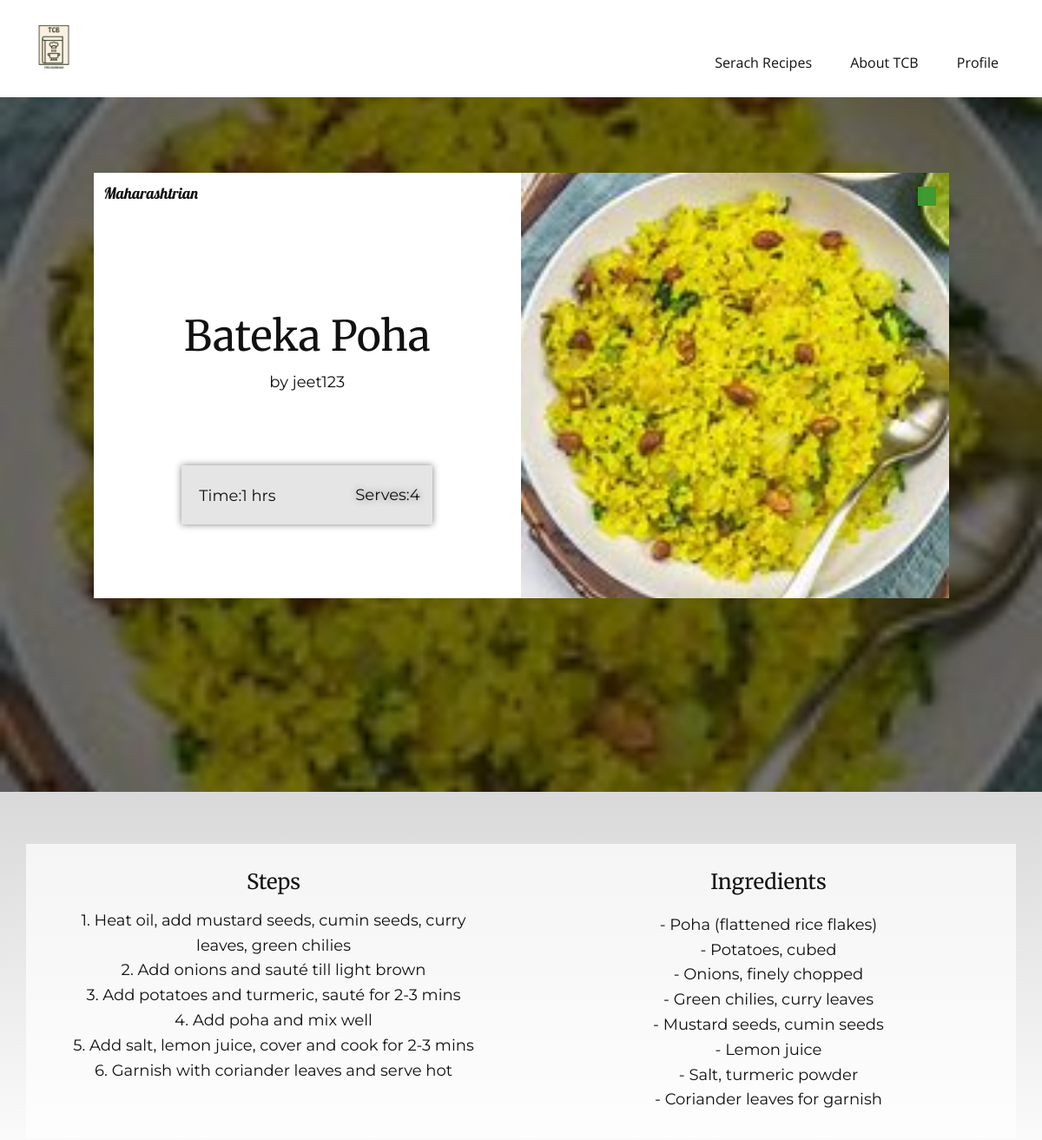
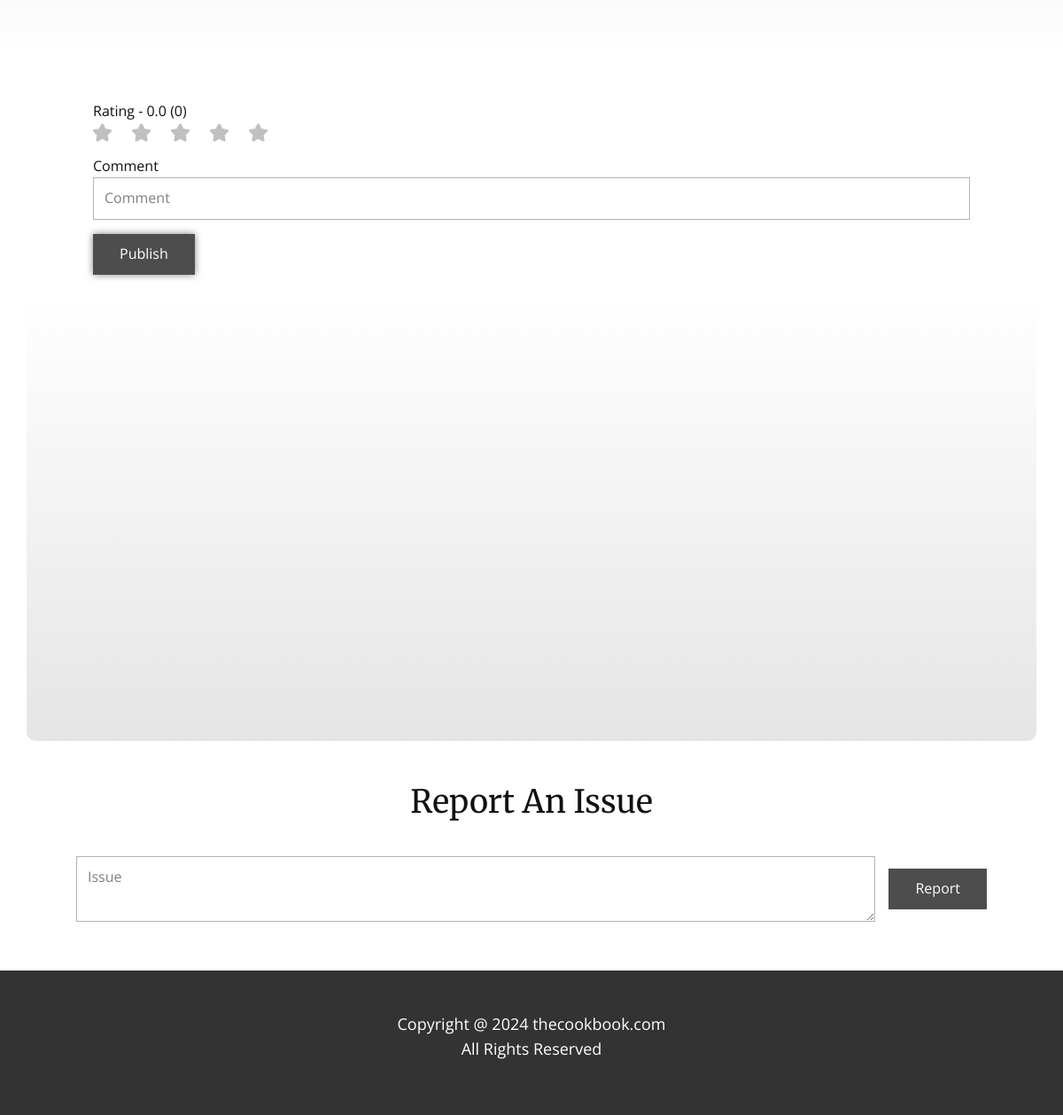
Screenshot of /vrecipe/7/ (signed in) with the database file from the repository (2 pictures, top to bottom).
### TCB/models.py (models this page shows)
class Recipe(models.Model):
    recipe_id = models.AutoField(primary_key=True)
    user = models.ForeignKey(User, on_delete=models.CASCADE)
    recipe_name = models.CharField(max_length=100)
    recipe_image = models.ImageField(upload_to='static/recipe_images/')
    recipe_steps = models.TextField()
    ingredients = models.TextField()
    cooking_time = models.CharField(max_length=100)
    serving = models.IntegerField()
    cuisine = models.ForeignKey(Cuisine, on_delete=models.CASCADE)
    category = models.ForeignKey(Category, on_delete=models.CASCADE)
    rating = models.FloatField(default=0)
    count = models.IntegerField(default=0)
    veg = models.BooleanField()

class Cuisine(models.Model):
    cuisine_id = models.AutoField(primary_key=True)
    cuisine_name = models.CharField(max_length=100)

### TCB/views.py (the view)
# urls.py: path('vrecipe/<int:recipe_id>/',views.vrecipe,name="vrecipe"),
@login_required(login_url='/login')
def vrecipe(request,recipe_id):
    recipe = get_object_or_404(Recipe, recipe_id=recipe_id)
    user = request.user
    comment = Comment.objects.filter(user=user,recipe=recipe).first()
    all_comments = Comment.objects.filter(recipe=recipe)
    paginator = Paginator(all_comments,3)
    page_number = request.GET.get('page')
    try:
        comments = paginator.page(page_number)
    except PageNotAnInteger:
        comments = paginator.page(1)
    except EmptyPage:
        comments = paginator.page(paginator.num_pages)
    context={
        'recipe' : recipe,
        'comment' : comment,
        'comments' : comments,
    }
    return render(request,"vrecipe.html",context)

### templates/vrecipe.html (shortened to what this page needs)
{% load static %}
<!DOCTYPE html>
<html style="font-size: 16px;" lang="en">
  <head>
    <link rel="stylesheet" href="{% static 'nicepage.css' %}" media="screen" />
    <link rel="stylesheet" href="{% static 'vrecipe.css' %}" media="screen" />
  </head>
  <body data-path-to-root="./" data-include-products="false" class="u-body u-xl-mode" data-lang="en">
    <header class="u-clearfix u-header u-header" id="sec-2ef3">
      <div class="u-clearfix u-sheet u-sheet-1">
        <a href="/" class="u-image u-logo u-image-1" title="home"><img src="{% static 'images/TCB_transparent.png' %}" class="u-logo-image u-logo-image-1" /></a>
        <nav class="u-menu u-menu-dropdown u-offcanvas u-menu-1">
          <div class="u-custom-menu u-nav-container">
            <ul class="u-nav u-unstyled u-nav-1">
              {% if user.is_authenticated %}
                <li class="u-nav-item">
                  <a class="u-button-style u-nav-link u-text-active-palette-1-base u-text-hover-palette-2-base" href="/" style="padding: 10px 20px;">Serach Recipes</a>
                </li>
              {% endif %}
              <li class="u-nav-item">
                <a class="u-button-style u-nav-link u-text-active-palette-1-base u-text-hover-palette-2-base" href="/aboutus" style="padding: 10px 20px;">About TCB</a>
              </li>
              {% if user.is_authenticated %}
                <li class="u-nav-item">
                  <a class="u-button-style u-nav-link u-text-active-palette-1-base u-text-hover-palette-2-base" style="padding: 10px 20px;">Profile</a>
                </li>
              {% endif %}
            </ul>
          </div>
        </nav>
      </div>
    </header>
    <section class="u-clearfix u-image u-shading u-section-1" id="sec-3f03" data-image-width="1280" data-image-height="862">
      <div class="u-clearfix u-sheet u-valign-middle-xs u-sheet-1">
        <div class="data-layout-selected u-clearfix u-expanded-width-sm u-expanded-width-xs u-gutter-0 u-layout-wrap u-layout-wrap-1">
          <div class="u-layout" style="">
            <div class="u-layout-row" style="">
              <div class="u-align-center u-container-style u-layout-cell u-left-cell u-size-30 u-size-xs-60 u-white u-layout-cell-1" src="">
                <div class="u-container-layout u-container-layout-1">
                  <p class="u-align-center u-custom-font u-font-lobster u-text u-text-default u-text-1">{{recipe.cuisine.cuisine_name}}</p>
                  <h2 class="u-align-center u-custom-font u-font-merriweather u-text u-text-default u-text-2">{{recipe.recipe_name}}</h2>
                  <p class="u-align-center u-custom-font u-font-montserrat u-text u-text-default u-text-3">by {{recipe.user.username}}</p>
                  <div class="u-align-center u-container-align-center-lg u-container-align-center-md u-container-align-center-sm u-container-align-center-xl u-container-style u-grey-10 u-group u-group-1">
                    <div class="u-container-layout">
                      <p class="u-align-center u-custom-font u-font-montserrat u-text u-text-default u-text-4"  >Serves:{{recipe.serving}}</p>
                      <p class="u-align-center u-custom-font u-font-montserrat u-text u-text-default u-text-5">Time:{{recipe.cooking_time}} hrs</p>
                    </div>
                  </div>
                </div>
              </div>
              <div class="u-align-center u-container-style u-image u-layout-cell u-right-cell u-size-30 u-size-xs-60 u-image-1" src="" data-image-width="1280" data-image-height="862">
                <div class="u-container-layout u-container-layout-3" src="">
                  <div class="{% if recipe.veg %}green-box{% else %}red-box{% endif %} u-custom-color-1 u-preserve-proportions u-shape u-shape-rectangle u-shape-1"></div>
                </div>
              </div>
            </div>
          </div>
        </div>
      </div>
    </section>
    <section class="u-clearfix u-gradient u-section-2" id="sec-dddb">
      <div class="u-clearfix u-sheet u-valign-middle u-sheet-1">
        <div class="data-layout-selected u-clearfix u-expanded-width u-layout-wrap u-layout-wrap-1">
          <div class="u-layout">
            <div class="u-layout-row">
              <div class="u-container-style u-layout-cell u-opacity u-opacity-70 u-size-30 u-white u-layout-cell-1">
                <div class="u-container-layout u-container-layout-1">
                  <h4 class="u-align-center u-custom-font u-font-merriweather u-text u-text-default u-text-1">Steps</h4>
                  <p class="u-align-center u-custom-font u-font-montserrat u-text u-text-2">
                    {{recipe.recipe_steps|linebreaksbr}}
                  </p>
                </div>
              </div>
              <div class="u-container-style u-layout-cell u-opacity u-opacity-70 u-size-30 u-white u-layout-cell-2">
                <div class="u-container-layout u-container-layout-2">
                  <h4 class="u-align-center u-custom-font u-font-merriweather u-text u-text-default u-text-3">Ingredients</h4>
                  <p class="u-align-center u-custom-font u-font-montserrat u-text u-text-4">
                    {{recipe.ingredients|linebreaksbr}}
                  </p>
                </div>
              </div>
            </div>
          </div>
        </div>
      </div>
    </section>
    <section class="u-align-center u-clearfix u-section-3" id="sec-1959">
      <div class="u-clearfix u-sheet u-valign-middle-xs u-sheet-1">
        <div class="u-align-center-xs u-form u-form-1">
          <form action="comment" class="u-clearfix u-form-spacing-15 u-form-vertical u-inner-form" style="padding: 15px" source="email" method="post">
            <div class="u-form-group u-form-rating u-form-group-1">
              <label for="form-rating-7e22" class="u-label">Rating - {{recipe.rating}} ({{recipe.count}})</label>
              <div class="u-rating-icons u-spacing-23" id="rating-div">
                <span class="u-form-rating-item u-passive-icon u-text-grey-25 u-passive-icon-1">
                  <svg class="u-svg-link" preserveAspectRatio="xMidYMin slice" viewBox="0 0 49.94 49.94" style="">
                    <use xmlns:xlink="http://www.w3.org/1999/xlink" xlink:href="#svg-6e4d"></use>
                  </svg>
                </span>
                <span class="u-form-rating-item u-passive-icon u-text-grey-25 u-passive-icon-2">
                  <svg class="u-svg-link" preserveAspectRatio="xMidYMin slice" viewBox="0 0 49.94 49.94" style="">
                    <use xmlns:xlink="http://www.w3.org/1999/xlink" xlink:href="#svg-1839"></use>
                  </svg>
                </span>
                <span class="u-form-rating-item u-passive-icon u-text-grey-25 u-passive-icon-3">
                  <svg class="u-svg-link" preserveAspectRatio="xMidYMin slice" viewBox="0 0 49.94 49.94" style="">
                    <use xmlns:xlink="http://www.w3.org/1999/xlink" xlink:href="#svg-2a5b"></use>
                  </svg>
                </span>
                <span class="u-form-rating-item u-passive-icon u-text-grey-25 u-passive-icon-4">
                  <svg class="u-svg-link" preserveAspectRatio="xMidYMin slice" viewBox="0 0 49.94 49.94" style="">
                    <use xmlns:xlink="http://www.w3.org/1999/xlink" xlink:href="#svg-e988"></use>
                  </svg>
                </span>
                <span class="u-form-rating-item u-passive-icon u-text-grey-25 u-passive-icon-5">
                  <svg class="u-svg-link" preserveAspectRatio="xMidYMin slice" viewBox="0 0 49.94 49.94" style="">
                    <use xmlns:xlink="http://www.w3.org/1999/xlink" xlink:href="#svg-f22e"></use>
                  </svg>
                </span>
              </div>
            </div>
            <div class="u-form-group u-form-name u-label-top u-form-group-2">
              <label for="name-558c" class="u-label">Comment</label>
              <input type="text" placeholder="Comment" id="name-558c" name="comment" class="u-input u-input-rectangle" maxlength="150" />
            </div>
            <div class="u-form-group u-form-submit u-label-top u-form-group-3">
              <a href="comment" onclick="reloadPage()"class="u-border-none u-btn u-btn-submit u-button-style u-grey-70 u-btn-1">Publish</a>
            </div>
          </form>
        </div>
        <div class="u-container-style u-expanded-width u-gradient u-group u-radius u-shape-round u-group-1">
          <div class="u-container-layout u-valign-bottom-lg u-valign-bottom-md u-valign-bottom-sm u-valign-bottom-xl u-container-layout-1">
            <div class="u-expanded-width-xs u-list u-list-1">
              <div id="comments-section" class="u-repeater u-repeater-1">
              </div>
            </div>
          </div>
        </div>
      </div>
    </section>
    <section class="u-align-center u-clearfix u-section-4" id="sec-988d">
      <div class="u-clearfix u-sheet u-sheet-1">
        <h3 class="u-custom-font u-font-merriweather u-text u-text-default u-text-1">Report An Issue</h3>
        <div class="u-form u-form-1">
          <form action="/report" class="u-clearfix u-form-horizontal u-form-spacing-15 u-inner-form" style="padding: 15px;" source="email" method="post">
            <div class="u-form-group u-form-message u-label-none">
              <textarea placeholder="Issue" id="email-ef64" name="report" class="u-input u-input-rectangle" required="required"></textarea>
            </div>
            <div class="u-form-group u-form-submit">
              <a href="/report" onclick="reloadPage1()" class="u-border-none u-btn u-btn-submit u-button-style u-grey-70 u-btn-1">Report</a>
            </div>
          </form>
        </div>
      </div>
    </section>
    <footer class="u-align-center u-clearfix u-footer u-grey-80 u-footer" id="sec-2e22">
      <div class="u-clearfix u-sheet u-sheet-1">
        <p class="u-align-center u-text u-text-default u-text-1">
          Copyright @ 2024 thecookbook.com<br />All Rights Reserved
        </p>
      </div>
    </footer>
  </body>
</html>

### static/vrecipe.css (style rules this page uses)
.u-section-1 .u-sheet-1 { min-height: 100vh; }
.u-section-1 .u-layout-wrap-1 { width: 985px; margin: 87px auto 60px; }
.u-section-1 .u-layout-cell-1 { min-height: 490px; }
.u-section-1 .u-container-layout-1 { padding: 10px 12px; }
.u-section-1 .u-text-1 { font-weight: normal; margin: 0 auto 0 0; }
.u-section-1 .u-text-2 { margin: 123px auto 0; }
.u-section-1 .u-text-3 { margin: 12px auto 0; }
.u-section-1 .u-group-1 { width: 289px; min-height: 68px; box-shadow: 0px 0px 8px 0px rgba(128,128,128,1); margin: 82px auto 0; }
.u-section-1 .u-text-4 { text-shadow: 0px 0px 8px rgba(128,128,128,1); font-size: 1.125rem; margin: 20px auto 0 200px; }
.u-section-1 .u-text-5 { font-size: 1.125rem; margin: -28px auto 0 20px; }
.u-section-1 .u-container-layout-3 { padding: 16px 15px; }
.u-section-1 .u-shape-1 { width: 21px; height: 22px; margin: 0 0 0 auto; }
.u-section-2 { background-image: linear-gradient(#d9d9d9, white); }
.u-section-2 .u-sheet-1 { min-height: 400px; }
.u-section-2 .u-layout-wrap-1 { margin-top: 60px; margin-bottom: 60px; }
.u-section-2 .u-layout-cell-1 { background-image: none; min-height: 280px; }
.u-section-2 .u-container-layout-1 { padding: 30px; }
.u-section-2 .u-text-1 { font-weight: 400; margin: 0 auto; }
.u-section-2 .u-text-2 { margin: 15px 10px 0; }
.u-section-2 .u-layout-cell-2 { background-image: none; min-height: 280px; }
.u-section-2 .u-container-layout-2 { padding: 30px; }
.u-section-2 .u-text-3 { font-weight: 400; margin: 0 auto; }
.u-section-2 .u-text-4 { font-weight: 400; margin: 20px 15px 0; }
.u-section-3 .u-sheet-1 { min-height: 784px; }
.u-section-3 .u-form-1 { height: 107px; width: 1020px; margin: 40px auto 0; }
.u-section-3 .u-form-group-1 { margin-left: 0; }
.u-section-3 .u-passive-icon-1 { display: none; height: 21px; width: 21px; }
.u-section-3 .u-passive-icon-2 { display: none; height: 21px; width: 21px; }
.u-section-3 .u-passive-icon-3 { display: none; height: 21px; width: 21px; }
.u-section-3 .u-passive-icon-4 { display: inline; height: 21px; width: 21px; }
.u-section-3 .u-passive-icon-5 { display: inline; height: 21px; width: 21px; }
.u-section-3 .u-form-group-2 { width: 100%; }
.u-section-3 .u-form-group-3 { width: 100%; }
.u-section-3 .u-btn-1 { background-image: none; box-shadow: 0px 0px 8px 0px rgba(128,128,128,1); padding-top: 10px; padding-bottom: 10px; }
.u-section-3 .u-group-1 { --radius: 10px; height: auto; background-image: linear-gradient(white, #e5e5e5); margin-top: -6px; margin-bottom: 0; min-height: 501px; }
.u-section-3 .u-container-layout-1 { padding: 30px 24px; }
.u-section-3 .u-list-1 { width: 1092px; margin: 0 auto 0 0; }
.u-section-3 .u-repeater-1 { grid-gap: 10px 10px; grid-auto-columns: 100%; grid-template-columns: 100%; min-height: 375px; }
.u-section-4 .u-sheet-1 { min-height: 251px; }
.u-section-4 .u-text-1 { margin: 41px auto 0; }
.u-section-4 .u-form-1 { height: 102px; width: 1058px; margin: 25px auto 40px; }
.u-section-4 .u-btn-1 { background-image: none; }

### rows the page displays
Recipe: cuisine.cuisine_name "Maharashtrian", recipe_name "Bateka Poha", user.username "jeet123", serving "4", cooking_time "1", recipe_steps "1. Heat oil, add mustard seeds, cumin seeds, curry leaves, green chilies 2. Add onions and sauté till light brown 3. Add potatoes and turmeric, sauté for 2-3 mins 4. Add poha and mix well 5. Add salt, lemon juice, cover and cook for 2-3 mins 6. Garnish with coriander leaves and serve hot", ingredients "- Poha (flattened rice flakes) - Potatoes, cubed - Onions, finely chopped - Green chilies, curry leaves - Mustard seeds, cumin seeds - Lemon juice - Salt, turmeric powder - Coriander leaves for garnish", rating "0.0", count "0"
